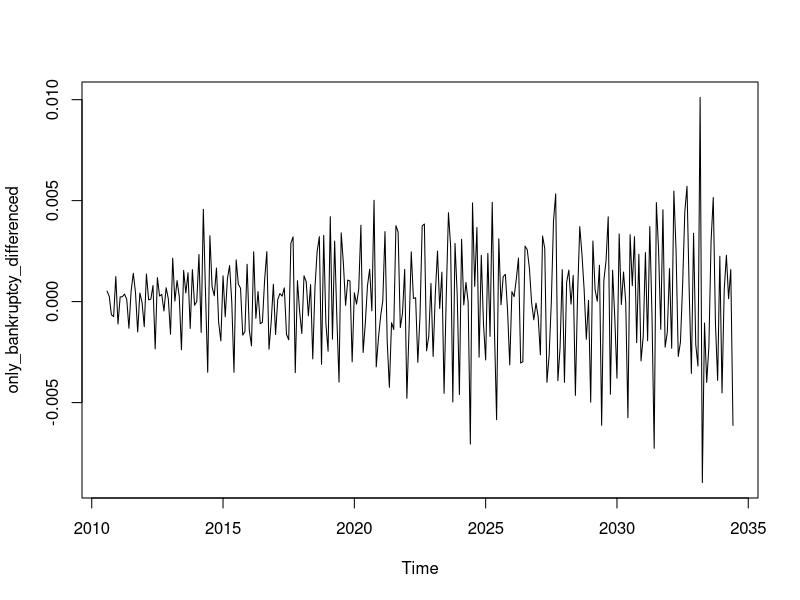
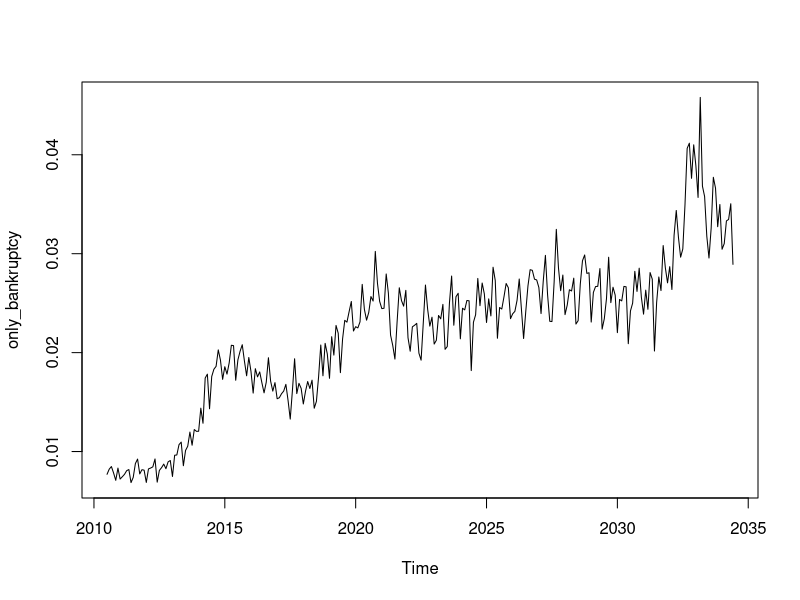
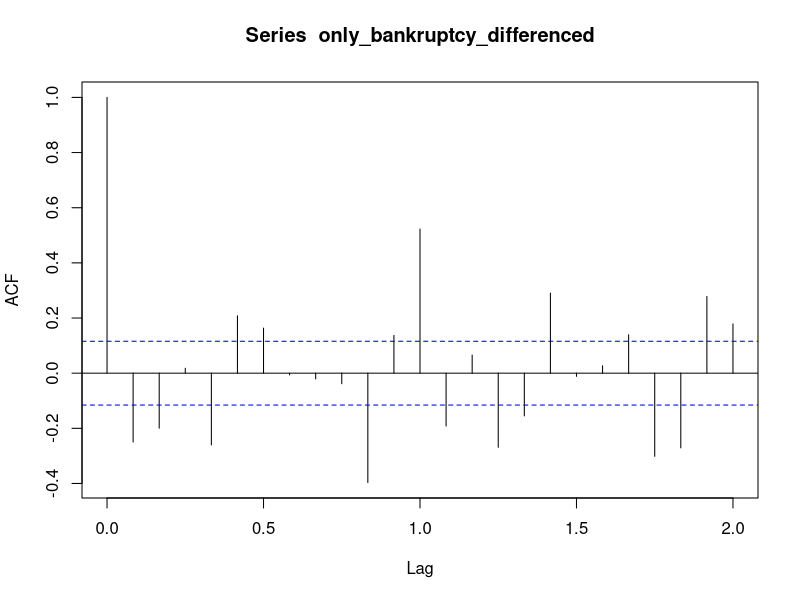
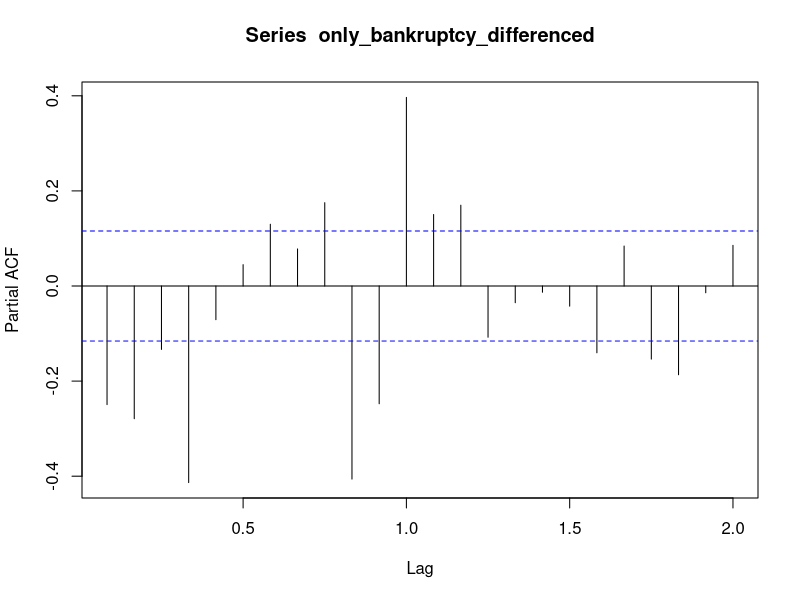
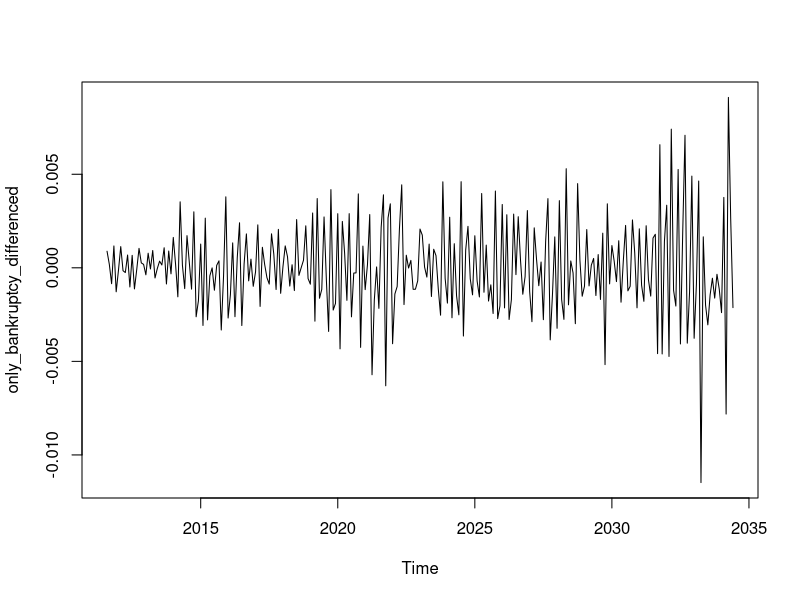
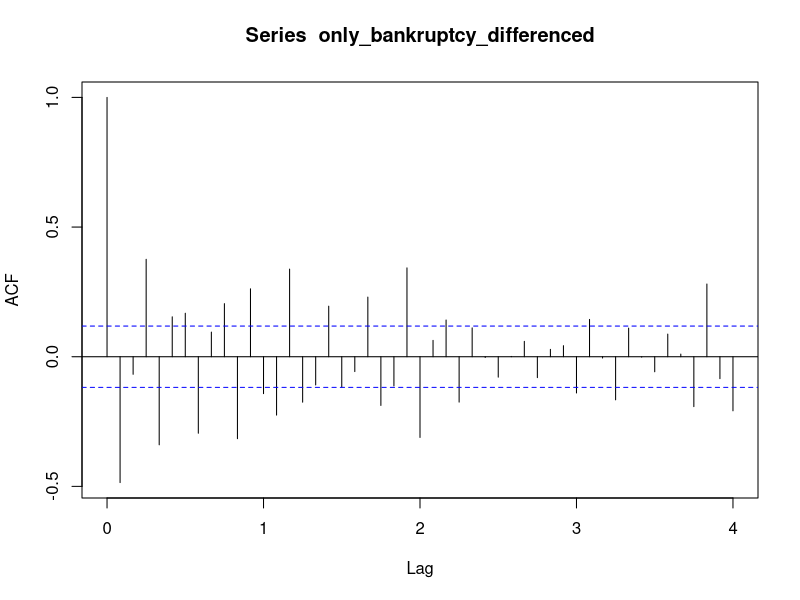
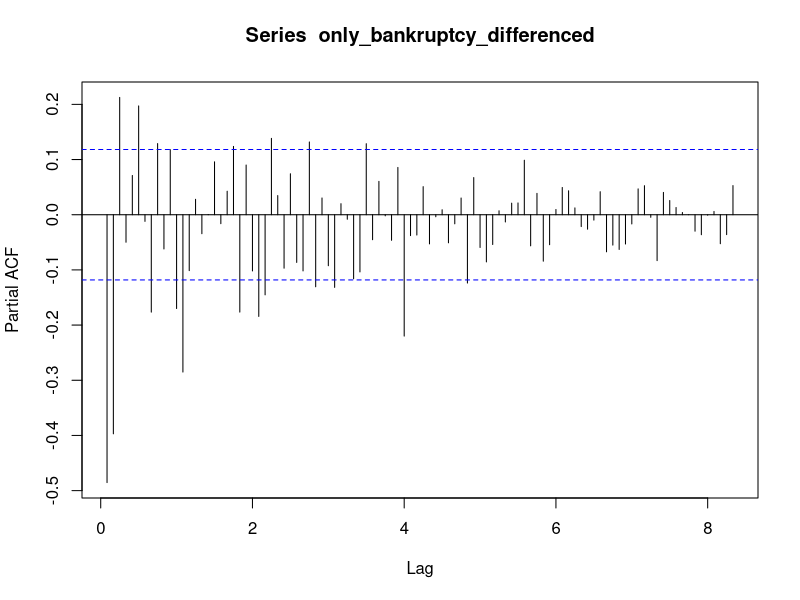
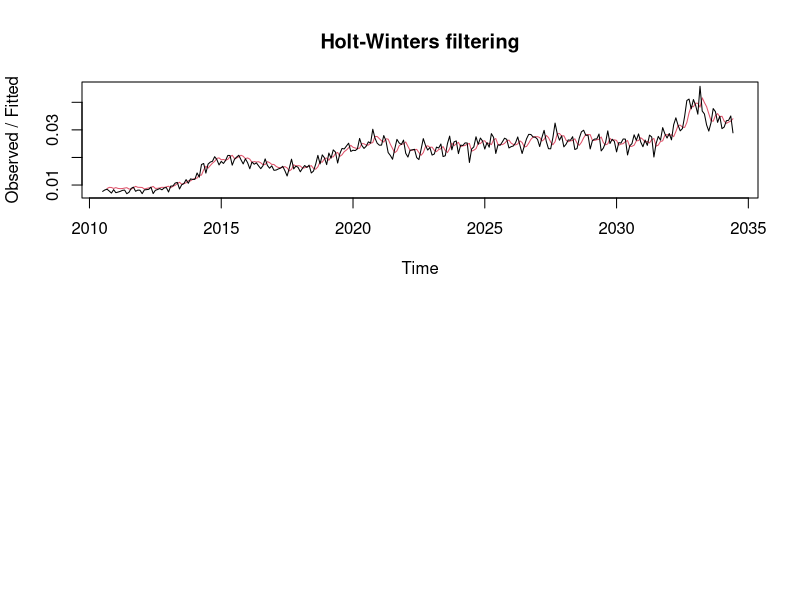

Recreate these plots in R, in order.
## ---- chunk 1
knitr::opts_chunk$set(echo = TRUE)
library(tseries)
library(car)
## ---- chunk 2
train = read.csv('train.csv')
train = na.omit(train)
train_uni = train[, c('Month', 'Bankruptcy_Rate')]
tail(train)

## ---- chunk 3
only_bankruptcy = ts(train$Bankruptcy_Rate, start = c(2010,7), frequency = 12)
only_bankruptcy
adf.test(only_bankruptcy)
d = 0
pvalue = 1
while(pvalue > 0.05){
  d = d+1  
  pvalue = adf.test(diff(only_bankruptcy, differences = d))$p.value
}
only_bankruptcy_differenced = diff(only_bankruptcy, differences = d)
print(d)
print(pvalue)
## ---- chunk 4
plot(only_bankruptcy_differenced)
plot(only_bankruptcy)
acf(only_bankruptcy_differenced)
pacf(only_bankruptcy_differenced)

## ---- chunk 5
# Fit AR(p) Models:
ar1 <- arima(only_bankruptcy_differenced, order=c(1,0,0)) #AR(1)
ar2 <- arima(only_bankruptcy_differenced, order=c(2,0,0)) #AR(2)
ar3 <- arima(only_bankruptcy_differenced, order=c(3,0,0)) #AR(3)
sigma2<-c(ar1$sigma2,ar2$sigma2,ar3$sigma2)
loglik<-c(ar1$loglik,ar2$loglik,ar3$loglik)
AIC<-c(ar1$aic,ar2$aic,ar3$aic)
d <- data.frame(pq = c("(1,0)","(2,0)","(3,0)"),sigma2,loglik,AIC)
d

## ---- chunk 6
# Fit AR(p) Models:
ma1 <- arima(only_bankruptcy_differenced, order=c(0,0,1)) #MA(1)
ma2 <- arima(only_bankruptcy_differenced, order=c(0,0,2)) #MA(2)
ma3 <- arima(only_bankruptcy_differenced, order=c(0,0,3)) #MA(3)
sigma2<-c(ma1$sigma2,ma2$sigma2,ma3$sigma2)
loglik<-c(ma1$loglik,ma2$loglik,ma3$loglik)
AIC<-c(ma1$aic,ma2$aic,ma3$aic)
d <- data.frame(pq = c("(0,1)","(0,2)","(0,3)"),sigma2,loglik,AIC)
d

## ---- chunk 7

arma1_1 <- arima(only_bankruptcy_differenced, order=c(1,0,1)) 
arma1_2 <- arima(only_bankruptcy_differenced, order=c(1,0,2)) 
arma1_3 <- arima(only_bankruptcy_differenced, order=c(1,0,3))
arma2_1 <- arima(only_bankruptcy_differenced, order=c(2,0,1)) 
arma2_2 <- arima(only_bankruptcy_differenced, order=c(2,0,2)) 
arma2_3 <- arima(only_bankruptcy_differenced, order=c(2,0,3)) 
arma3_1 <- arima(only_bankruptcy_differenced, order=c(3,0,1)) 
arma3_2 <- arima(only_bankruptcy_differenced, order=c(3,0,2)) 
arma3_3 <- arima(only_bankruptcy_differenced, order=c(3,0,3)) 
sigma2<-c(arma1_1$sigma2,arma1_2$sigma2,arma1_3$sigma2, arma2_1$sigma2, arma2_2$sigma2, arma2_3$sigma2, arma3_1$sigma2, arma3_2$sigma2, arma3_3$sigma2)
loglik<-c(arma1_1$loglik,arma1_2$loglik,arma1_3$loglik, arma2_1$loglik, arma2_2$loglik, arma2_3$loglik, arma3_1$loglik, arma3_2$loglik, arma3_3$loglik)
AIC<-c(arma1_1$aic,arma1_2$aic,arma1_3$aic, arma2_1$aic, arma2_2$aic, arma2_3$aic, arma3_1$aic, arma3_2$aic, arma3_3$aic)
d <- data.frame(pq = c("(1,1)","(1,2)","(1,3)", "(2,1)", '(2,2)', '(2,3)', '(3,1)','(3,2)','(3,3)'),sigma2,loglik,AIC)
d



## ---- chunk 8
only_bankruptcy_differenced <- diff(only_bankruptcy_differenced, lag = 12)
plot(only_bankruptcy_differenced)
acf(only_bankruptcy_differenced, lag.max = 48)
pacf(only_bankruptcy_differenced, lag.max = 100)
## ---- chunk 9
#SARIMA here!!
#Followed by residual diagnostics  
## ---- chunk 10
hw.CH <- HoltWinters(x = only_bankruptcy, gamma = F) 
par(mfrow = c(2,1))
plot(hw.CH)

## ---- chunk 11
hw.AD <- HoltWinters(x = only_bankruptcy, seasonal = "add") 
par(mfrow = c(2,1))
plot(hw.AD)

## ---- chunk 12
hw.AD <- HoltWinters(x = only_bankruptcy, seasonal = "multiplicative") 
par(mfrow = c(2,1))
plot(hw.AD)

